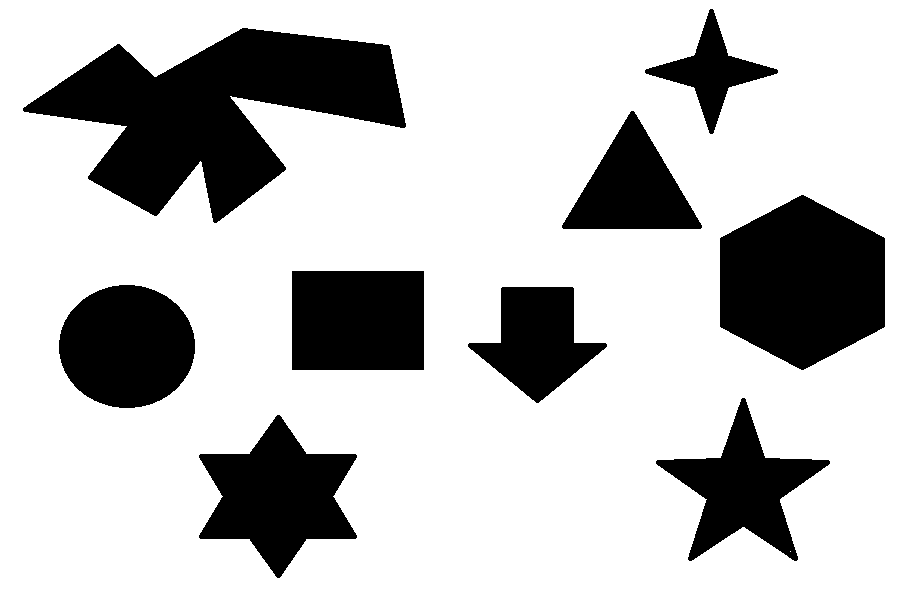
#> input picture Images/sample_shapes.png, 917 x 596 px
$ python contours_shape_detector.py
#> lines starting #> are read from the running program, lines starting #| are printed output that depends on the picture; after the words box and inside, x2 and y2 are one past the last pixel; in counts of white or black regions, pixels touching at a corner belong together
import cv2 as cv
img = cv.imread('Images/sample_shapes.png')
#> img is the input picture: shape (596, 917, 3); 76% white; 9 black regions, largest, box (x1, y1, x2, y2) and area: (23, 28, 406, 223) 36592, (720, 195, 885, 370) 21835, (199, 415, 357, 578) 13916
denosied_img = cv.GaussianBlur(img, (3,3), 0)

# finding Edges
edges_img = cv.Canny(denosied_img, 100, 130)
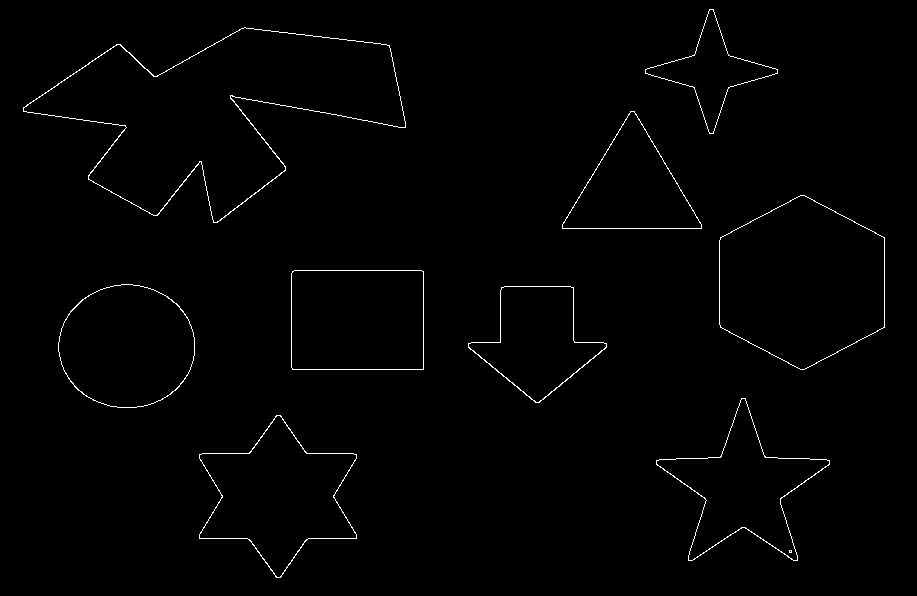
#> edges_img: shape (596, 917); 0.98% white in thin lines or dots, all inside (x1, y1, x2, y2) = (23, 9, 885, 578)
contours , h = cv.findContours(edges_img, cv.RETR_EXTERNAL, cv.CHAIN_APPROX_TC89_L1)
#> contours = 9 contours; largest, box (x1, y1, x2, y2) and area: (23, 28, 406, 223) 36830, (719, 195, 885, 370) 21806, (199, 416, 357, 577) 13928, (58, 284, 195, 408) 13234, (291, 270, 424, 370) 13063; h = [[1, -1, -1, -1], [2, 0, -1, -1], [3, 1, -1, -1], [4, 2, -1, -1], [5, 3, -1, -1], [6, 4, -1, -1], [7, 5, -1, -1], [8, 6, -1, -1], [-1, 7, -1, -1]]
for cnt in contours:
    epsilon = 0.06*cv.arcLength(cnt,True)
    approx = cv.approxPolyDP(cnt,epsilon,True)
    print(len(approx))
    M = cv.moments(cnt)
    cx = int(M['m10']/M['m00'])
    cy = int(M['m01']/M['m00'])
    cv.putText(img, f'{len(approx)} Vertices', (cx-15, cy ), cv.FONT_HERSHEY_PLAIN, 0.9, (0,255,0), 1, cv.LINE_AA)
    cv.drawContours(img, cnt, -1, (0, 255,0), 3)
    cv.imshow('img', img)
    cv.waitKey(0)
#> this loop made 9 passes
#> (epsilon, cx, cy) on passes 1, 2, 3, 6, 8: (35.37, 277, 495), (38.6, 742, 488), (25.84, 536, 340), (33.12, 801, 282), (74.54, 218, 109)
#> (epsilon, approx, cx, cy) on passes 4, 5, 7, 9: (24.66, [[100, 289], [65, 373], [162, 399], [187, 317]], 126, 345), (27.54, [[292, 271], [292, 369], [423, 369], [423, 271]], 357, 319), (25.25, [[562, 224], [701, 228], [634, 111]], 631, 187), (24.85, [[709, 9], [645, 73], [713, 133], [777, 69]], 710, 71)
#| 6
#| 5
#| 6
#| 4
#| 4
#| 6
#| 3
#| 5
#> (further printed lines are left out)
#> pass 1, `cv.imshow('img', img)`:
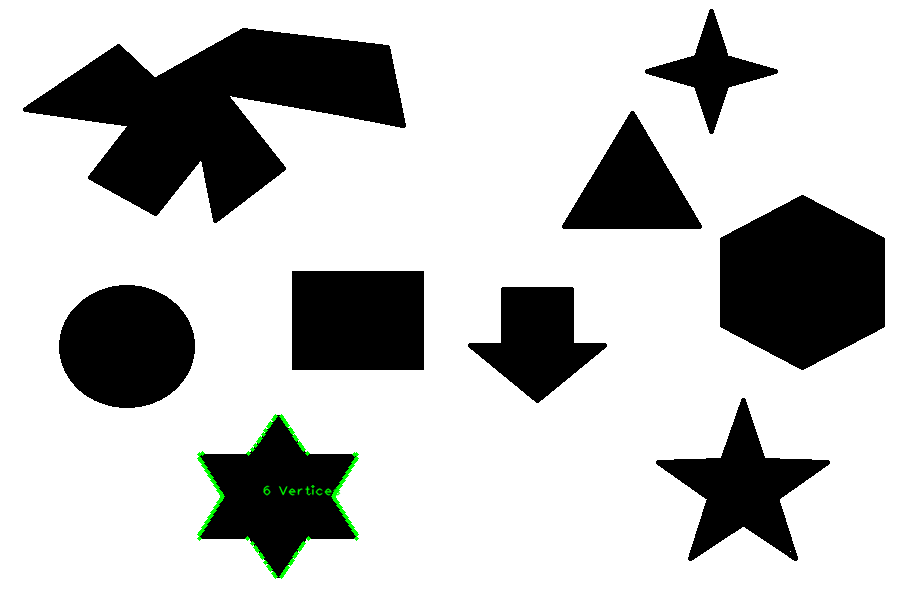
#> window 'img': shape (596, 917, 3); mean B, G, R 193.6, 194.3, 193.6
#> pass 2, `cv.imshow('img', img)`:
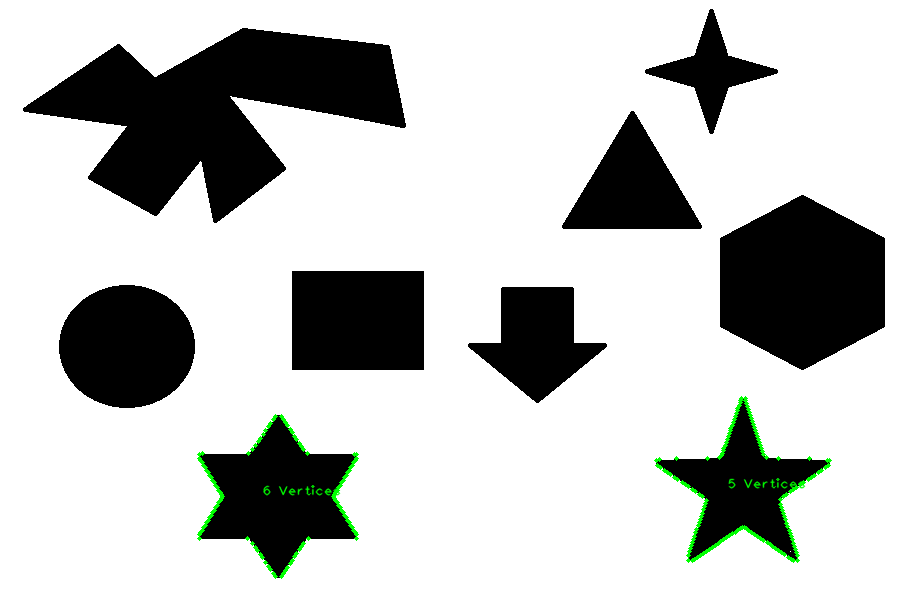
#> window 'img': shape (596, 917, 3); mean B, G, R 193.1, 194.8, 193.1
#> after the loop:
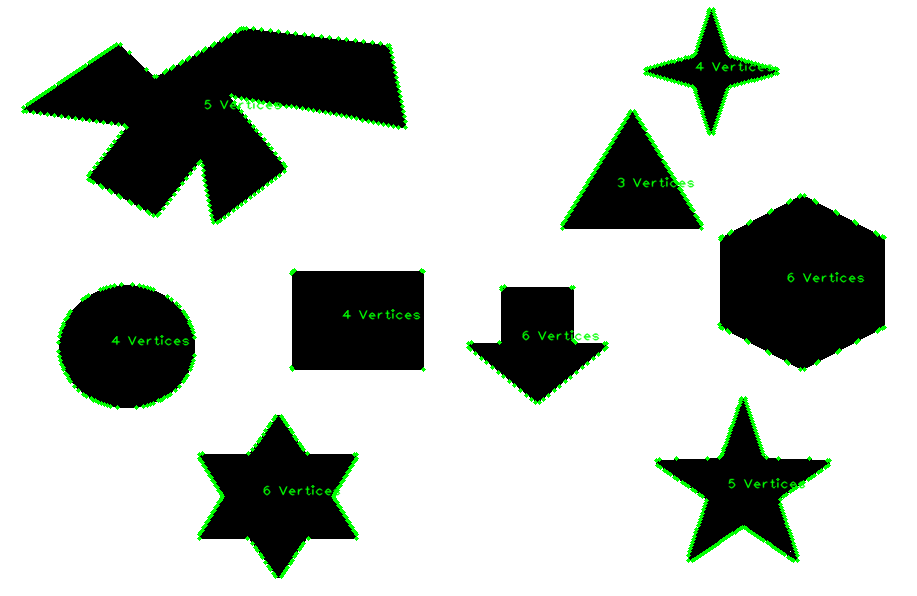
#> img: shape (596, 917, 3); 2.57% of pixels changed, all inside (x1, y1, x2, y2) = (21, 7, 887, 579)
cv.imshow('edges', edges_img)
cv.imshow('img', img)
cv.waitKey(0)

$ run again, with Images/sample-image.png copied over Images/sample_shapes.png
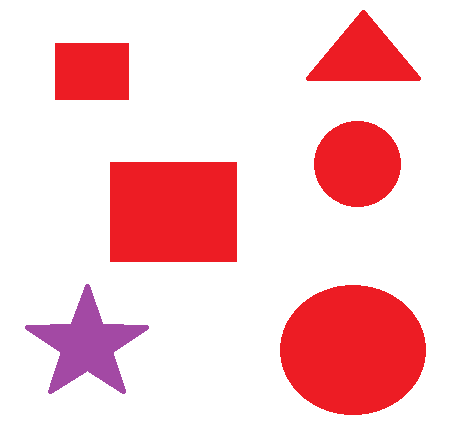
#> input picture Images/sample-image.png, 463 x 441 px
#> img is the input picture: shape (441, 463, 3); mean B, G, R 207.5, 203.5, 248.9
#> `edges_img = cv.Canny(denosied_img, 100, 130)`:
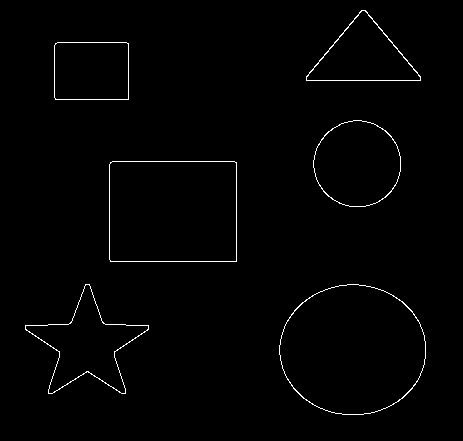
#> edges_img: shape (441, 463); 1.1% white in thin lines or dots, all inside (x1, y1, x2, y2) = (25, 10, 426, 415)
#> contours = 6 contours; box (x1, y1, x2, y2) and area: (279, 284, 426, 415) 15012, (109, 161, 237, 262) 12695, (313, 120, 401, 207) 5926, (25, 284, 149, 394) 5262, (306, 10, 421, 81) 4392, (54, 42, 129, 100) 4213; h = [[1, -1, -1, -1], [2, 0, -1, -1], [3, 1, -1, -1], [4, 2, -1, -1], [5, 3, -1, -1], [-1, 4, -1, -1]]
#> the loop `for cnt in contours:` made 6 passes
#> (epsilon, approx, cx, cy) on passes 1, 3, 4, 5, 6: (26.25, [[325, 289], [287, 379], [398, 401], [418, 320]], 352, 349), (27.06, [[110, 162], [110, 261], [236, 261], [236, 162]], 172, 211), (16.45, [[353, 120], [313, 167], [365, 206], [400, 156]], 356, 163), (15.54, [[55, 43], [55, 99], [128, 99], [128, 43]], 91, 70), (17.87, [[306, 76], [420, 80], [365, 10]], 363, 55)
#> (printed output is left out)
#> after the loop `for cnt in contours:`:
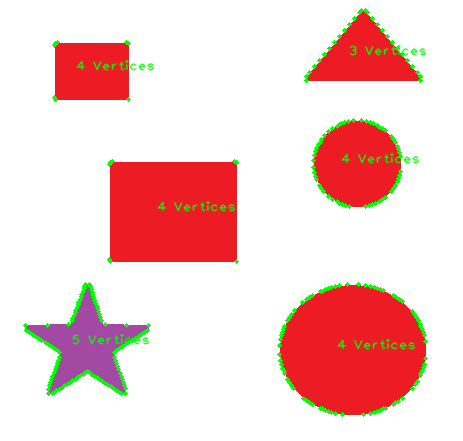
#> img: shape (441, 463, 3); 2.92% of pixels changed, all inside (x1, y1, x2, y2) = (23, 8, 428, 417)

$ run again, with Images/sample-image3.png copied over Images/sample_shapes.png
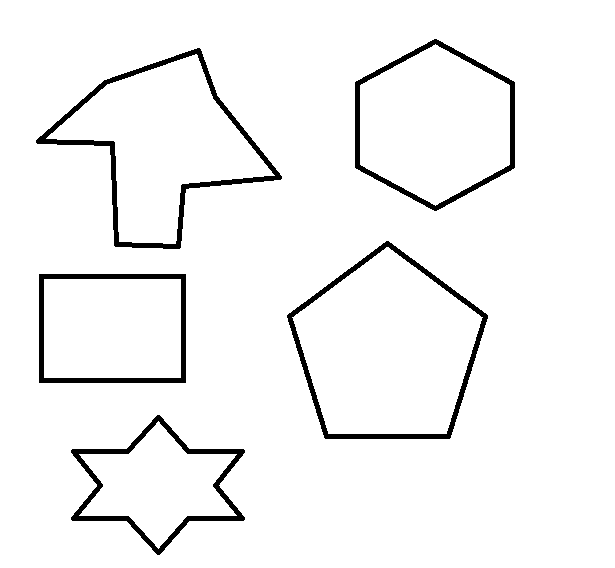
#> input picture Images/sample-image3.png, 615 x 568 px
#> img is the input picture: shape (568, 615, 3); 95.8% white; 5 black regions, box (x1, y1, x2, y2) and area: (36, 48, 282, 249) 3635, (287, 241, 488, 439) 3094, (71, 415, 245, 555) 2824, (355, 39, 515, 211) 2607, (39, 274, 186, 383) 2460
#> `edges_img = cv.Canny(denosied_img, 100, 130)`:
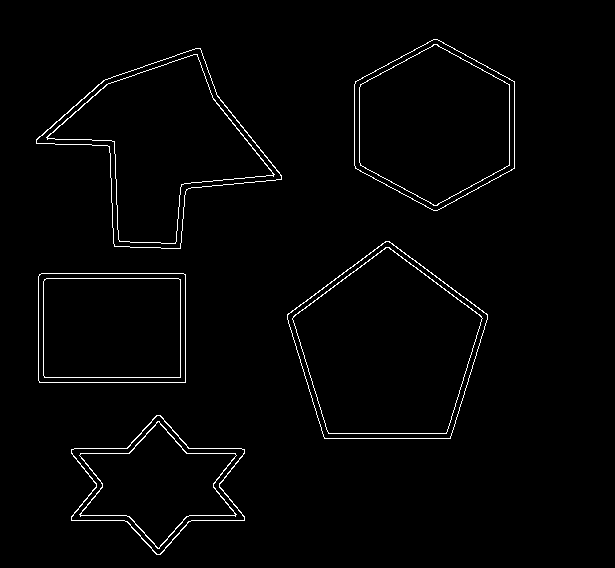
#> edges_img: shape (568, 615); 1.8% white in thin lines or dots, all inside (x1, y1, x2, y2) = (36, 39, 515, 555)
#> contours = 5 contours; box (x1, y1, x2, y2) and area: (287, 241, 488, 439) 27890, (36, 48, 282, 249) 23195, (354, 39, 515, 211) 20682, (38, 273, 186, 383) 16018, (71, 415, 245, 555) 13094; h = [[1, -1, -1, -1], [2, 0, -1, -1], [3, 1, -1, -1], [4, 2, -1, -1], [-1, 3, -1, -1]]
#> the loop `for cnt in contours:` made 5 passes
#> (epsilon, cx, cy) on passes 1, 3, 4, 5: (35.03, 157, 484), (38.04, 386, 349), (44.89, 161, 144), (32.29, 434, 124)
#> (printed output is left out)
#> after the loop `for cnt in contours:`:
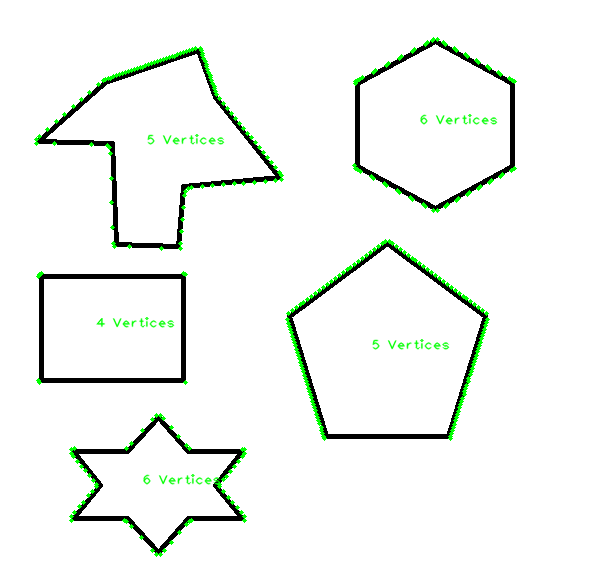
#> img: shape (568, 615, 3); 1.85% of pixels changed, all inside (x1, y1, x2, y2) = (34, 37, 517, 557)

$ run again, with Images/sample.jpg saved as Images/sample_shapes.png
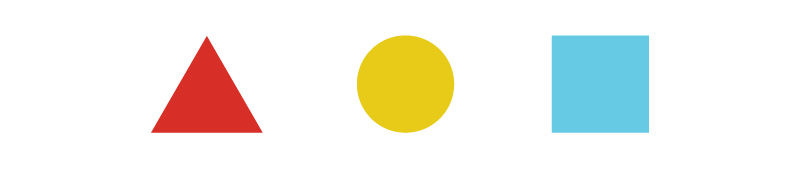
#> input picture Images/sample.jpg, 800 x 173 px
#> img is the input picture: shape (173, 800, 3); mean B, G, R 232.2, 240.4, 241.7
#> `edges_img = cv.Canny(denosied_img, 100, 130)`:
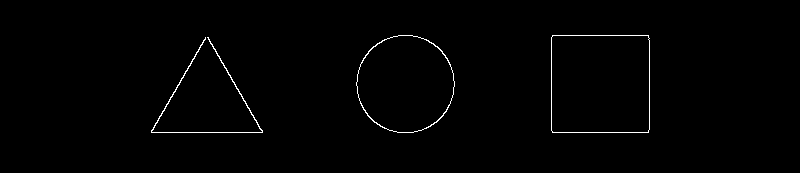
#> edges_img: shape (173, 800); 0.83% white in thin lines or dots, all inside (x1, y1, x2, y2) = (151, 35, 650, 133)
#> contours = 3 contours; box (x1, y1, x2, y2) and area: (551, 35, 650, 133) 9454, (356, 35, 455, 133) 7545, (151, 37, 263, 133) 220; h = [[1, -1, -1, -1], [2, 0, -1, -1], [-1, 1, -1, -1]]
#> the loop `for cnt in contours:` made 3 passes
#> (epsilon, approx, cx, cy) on passes 2 to 3: (23.2, [[552, 35], [552, 132], [648, 132], [648, 35]], 599, 83), (18.55, [[398, 35], [357, 93], [413, 132], [453, 73]], 405, 83)
#> (printed output is left out)
#> after the loop `for cnt in contours:`:
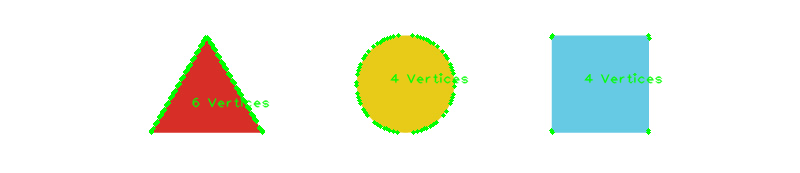
#> img: shape (173, 800, 3); 2.11% of pixels changed, all inside (x1, y1, x2, y2) = (149, 33, 663, 135)
